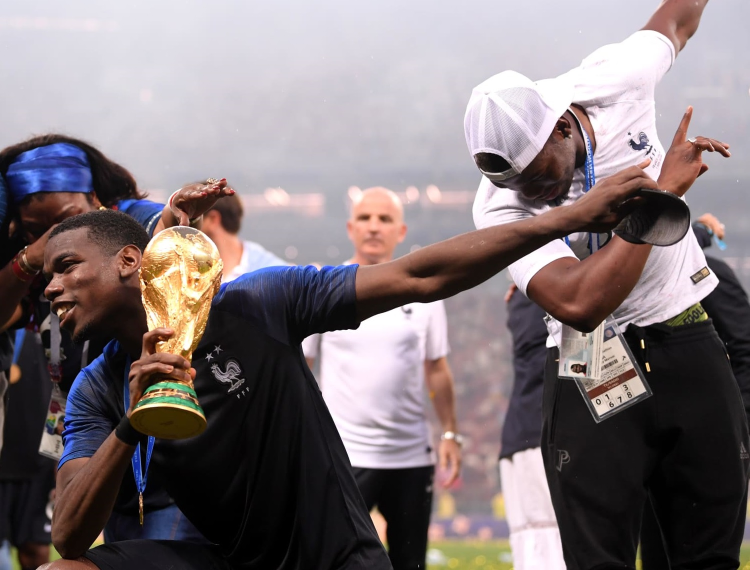
#> input picture lab 4/lab4_lav/mrtb.jpg, 1500 x 1140 px (shown at 1/2 size)
$ jupyter execute --allow-errors 'Lab 4 - Linear Regression and Clustering.ipynb'   (shell and % lines are left out)
#> lines starting #> are read from the running program, lines starting #| are printed output that depends on the picture
# Lab 4: Linear Regression and Clustering

## Jinhao Hu: (jhu41)

## Due: September 26, 2018 11:59 PM [Next Wednesday]

### Logistics

See the website.

### What You Will Need to Know For This Lab

* K-means clustering
* Vector Quantization
* Nearest Neighbors Classification
* Linear Regression

### Preamble (don't change this)

[cell 1]
%pylab inline
import numpy as np
from sklearn import neighbors
from numpy import genfromtxt
import scipy.spatial.distance as dist
import random
from sklearn.cluster import KMeans
from PIL import Image
from sklearn import linear_model
from sklearn.preprocessing import StandardScaler
from sklearn.model_selection import train_test_split

### Problem 1: Linear Regression (35 points)

In this problem, you will do model selection for linear regression using Ordinary Least Squares, Ridge Regression and the LASSO.

The dataset you will use has 8 features:

    lcavol - log cancer volume
    lcaweight - log prostate weight
    age
    lbph - log of amount of benign prostatic hyperplasia
    svi - seminal vesicle invasion
    lcp - log capsular penetration
    gleason - Gleason score
    pgg45 - percent of Gleason scores 4 or 5

and you will predict the level of a prostate-specific antigen. The data set was collected from a set of men about to receive a radical prostatectomy. More details are given in Section 3.2.1 in Elements of Statistical Learning 2e by Hastie et al.

#> (a cell that did not finish here is left out)

Since we centered the responses, we can begin with a benchmark model: Always predict the response as zero (mean response on the training data). Calculate the validation RSS for this model. **(5 points)**

If another model does worse than this, it is a sign that something is amiss.

Note: The RSS on a data set with $V$ samples is given by $\frac{1}{V} \lVert \mathbf{y} - \hat{\mathbf{y}} \rVert^2$ where $\mathbf{y}$ is a vector of the responses, and $\hat{\mathbf{y}}$ is the predicted responses on the data.

[cell 3]
features = np.array(["lcavol","lcaweight","age","lbph","svi","lcp","gleason","pgg45"])
print(features)

[cell 4]
# Put your code here
LR = linear_model.LinearRegression()
#> (the rest of this cell did not finish here and is left out)

[Insert Answer Here]
validation RSS for this model:  0.36371621543358174

First, you will try (Ordinary) Least Squares. Use `sklearn.linear_model.LinearRegression` with the default options. Calculate the validation RSS. <b>(5 points)</b>

Note: The .score() method returns an [$R^2$  value](https://en.wikipedia.org/wiki/Coefficient_of_determination), not the RSS, so you shouldn't use it anywhere in this problem.

#> (a cell that did not finish here is left out)

[Insert Answer Here] validation RSS for Ordinary model:  0.36230709903819763

Now, you will apply ridge regression with `sklearn.linear_model.Ridge`.

Sweep the regularization/tuning parameter $\alpha=0,\ldots,100$ with 1000 equally spaced values.

Make a plot of the RSS on the validation set versus $\alpha$. What is the minimizing $\alpha$, corresponding coefficients and validation error?

Larger values of $\alpha$ shrink the weights in the model more. $\alpha=0$ corresponds to the LS solution. <b>(10 points)</b>

[cell 6]
# Put your code here

RSS= np.zeros(1000)
a= np.linspace(0,100,num=1000)
counter=0
#> (the rest of this cell did not finish here and is left out)

[Insert Answer Here]
minimizing α:  12.312312312312313
corresponding coefficients:  123
validation error 0.3384853327816166

[cell 7]
alpha=a[np.argmin(RSS)]
LSR= linear_model.Ridge(alpha=alpha)
#> (the rest of this cell did not finish here and is left out)

Now, you will apply the LASSO with `sklearn.linear_model.Lasso`.

Sweep the tuning/regularization parameter $\alpha=0,\ldots,1$ with 1000 equally spaced values.

Make a plot of the RSS on the validation set versus $\alpha$. What is the minimizing $\alpha$, corresponding coefficients and validation error?

Larger values of $\alpha$ lead to sparser solutions (i.e. less features used in the model), with a sufficiently large value of $\alpha$ leading to a constant prediction. Small values of $\alpha$ are closer to the LS solution, with $\alpha=0$ being the LS solution. <b>(10 points)</b>

[cell 8]
# Put your code here
RSS= np.zeros(1000)
a= np.linspace(0,1,num=1000)
counter=0
#> (the rest of this cell did not finish here and is left out)

[cell 9]
alpha=a[np.argmin(RSS)]
LSR= linear_model.Lasso(alpha=alpha)
#> (the rest of this cell did not finish here and is left out)

[Insert Answer Here]

Which features were selected by Ridge Regression when minimizing the RSS on the validation set? Which features were selected by LASSO when minimizing the RSS on the validation set? Which model would you choose (and why)? <b>(5 points)</b>

[Insert Answer Here] The features selected by Ridge Regression are 'lcavol' 'lcaweight' 'age' 'lbph' 'svi' 'lcp' 'gleason' 'pgg45', and features selected by LASSO are 'lcavol' 'lcaweight' 'lbph' 'svi' 'pgg45'
I would choose LASSO, since it has the smallest validation error among all these models.

### Problem 2: Selecting the number of clusters (30 points)

Write a function which implements K-means clustering.

You will be given as input:
* A $(N,d)$ numpy.ndarray of unlabeled data (with each row as a feature vector), data
* A scalar $K$ which indicates the number of clusters
* A scalar representing the number of iterations, niter (this is your stopping criterion/criterion for convergence)

Your output will be a tuple consisting of a vector of length N containing which cluster ($0,\ldots,K-1$) a feature vector is in and a $(K,d)$ matrix with the rows containing the cluster centers.

Do not use scikit-learn or similar for implement K-means clustering. You may use `scipy.spatial.distance.cdist` to calculate distances. Initialize the centers randomly without replacement with points from the data set. `random.sample` may be useful for this. <b>(10 points)</b>

[cell 10]
def kMeans(data,K,niter):
    #Put your code here
    N=len(data)
    centers = np.array(random.sample(np.ndarray.tolist(data),K))
    #rcc = np.random.RandomState(2)
    #i = rcc.permutation(data.shape[0])[:K]
    #random_centers = data[i]
    labels = np.zeros(N)

    for rd in range(niter):
        distance=dist.cdist(data,centers)

        for i in range(N):
            labels[i]=np.argmin(distance[i,:])

        for j in range(K):
            centers[j,:] = data[labels==j,:].mean(axis=0)
    mytuple=(labels,centers)
    return mytuple

The K-means clustering problem tries to minimize the following quantity by selecting $\{z_i\}_{i=1}^N$ and $\{\mu_k\}_{k=1}^K$:
$$J_K(\{z_i\}_{i=1}^N ,\{\mu_k\}_{k=1}^K)=\sum_{i=1}^N \lVert \mathbf{x}_i - \mathbf{\mu}_{z_i} \rVert^2$$
where $\mathbf{\mu}_{z_i}$ is the center of the cluster to which $\mathbf{x}_i$ is assigned.

One visual heuristic to choose the number of clusters from the data (where the number of clusters is not known a priori) is to estimate the optimal value of $J_K(\{z_i\}_{i=1}^N ,\{\mu_k\}_{k=1}^K)$, $J^*(K)$ , for different values of $K$ and look for an "elbow" or "knee" in the curve of $J^*$ versus $K$ and choose that value of $K$.

In this part of the problem, you will run $K$-means 100 times for each $K=2,\ldots,10$ and calculate $J_K(\{z_i\}_{i=1}^N ,\{\mu_k\}_{k=1}^K)$ for the clustering given by $K$-means. Use the smallest value of $J_K(\{z_i\}_{i=1}^N ,\{\mu_k\}_{k=1}^K)$ in the runs of $K$-means for each value of $K$ to form an estimate of $J^*(K)$. Plot this estimate versus $K$. Which $K$ should you pick by this heuristic? Use niter=100 for each run of $K$-means.

For an attempt to formalize this heuristic, see Tibshirani, Robert, Guenther Walther, and Trevor Hastie. "Estimating the number of clusters in a data set via the gap statistic." Journal of the Royal Statistical Society: Series B (Statistical Methodology) 63.2 (2001): 411-423. Sometimes, an elbow does not exist in the curve or there are multiple elbows or the $K$ value of an elbow cannot be unambiguously identified. Further material can be found on <a href="http://en.wikipedia.org/wiki/Determining_the_number_of_clusters_in_a_data_set#The_Elbow_Method">Wikipedia</a> as well.

Note: Your code should be relatively quick -- a few minutes, at worst. <b>(10 points)</b>

#> (a cell that did not finish here is left out)

[cell 12]
# Put your code here
jk=[]
#> (the rest of this cell did not finish here and is left out)

[Insert Answer Here] I would pick K=4, because here is the elbow for the curve.

Using the value of $K$ you determined from the elbow, perform K-means clustering on the data.
Plot it as a scatter plot with the colors given by the labels. <b>(5 points)</b>

#> (a cell that did not finish here is left out)

Should you pick the $K$ such that $J^*(K)$ is minimized? Why or why not? <b>(5 points)</b>

[Insert Answer Here] No. When we try to minimize J∗(K), we have to increase K, and we may have split each data point into a cluster itself. We only need to find the elbow in the curve, which is already good enough for a kind of data.

### Problem 3: Vector Quantization (40 points)

In this problem, you will implement vector quantization. You will use `sklearn.cluster.KMeans` for the K-means implementation and use k-means++ as the initialization method. See Section 4.2.1 in the notes for details.

Write a function to generate a codebook for vector quantization. You will be given inputs:
* A $(N,M)$ numpy.ndarray representing a greyscale image, called image. (If we want to generate our codebook from multiple images, we can concatenate the images before running them through this function).
* A scalar $B$, for which you will use $B \times B$ blocks for vector quantization. You may assume $N$ and $M$ are divisible by $B$.
* A scalar $K$, which is the size of your codebook

You will return:
* The codebook as a $(K,B^2)$ numpy.ndarray.
<b>(10 points)</b>

[cell 14]
def trainVQ(image,B,K):
    #Put your code here
    N=len(image)
    M=len(image[0])
    row = np.split(image, N/B) #split in rows
    full =[]
    for i in row:# 2D array
        rowarray = (np.asarray(np.split(i, M/B, axis=1))) #split in columns
        for j in rowarray:
            full.append(j)
    newshape = []
    for i in range(int(M*N/(B**2))):
        newshape.append(full[i].reshape(B**2))

    codebook=KMeans(n_clusters=K,init="k-means++").fit(newshape).cluster_centers_
    return codebook

Write a function which compresses an image against a given codebook. You will be given inputs:
* A $(N,M)$ numpy.ndarray representing a greyscale image, called image. You may assume $N$ and $M$ are divisible by $B$.
* A $(K,B^2)$ codebook called codebook
* $B$

You will return:
* A $(N/B,M/B)$ numpy.ndarray consisting of the indices in the codebook used to approximate the image.

You can use the nearest neighbor classifier from scikit-learn if you want (though it is not necessary) to map blocks to their nearest codeword. <b>(10 points)</b>

[cell 15]
def compressImg(image, codebook,B):
    #Put your code here
    N=len(image)
    M=len(image[0])

    #    indices =np.zeros((1,int(M*N/(B**2))))
    indices =np.zeros((int(N/B),int(M/B)))

    row = np.split(image, N/B) #split in rows
    full =[]
    for i in row:# 2D array
        rowarray = (np.asarray(np.split(i, M/B, axis=1))) #split in columns
        for j in rowarray:
            full.append(j)

    for i in range(int(N/B)):
        for j in range(int(M/B)):
            choice = []
            for point in codebook:
                newindices=(np.linalg.norm(full[int(i*M/B+j)].reshape(B**2)-point))
                choice.append(newindices)
            indices[i][j]=(np.argmin(choice))
    #reshape(indices,(int(N/B),int(M/B)))
    return indices

Write a function to reconstruct an image from its codebook. You will be given inputs:
* A $(N/B,M/B)$ numpy.ndarray containing the indices of the codebook for each block called indices
* A codebook as a $(K,B^2)$ numpy.ndarray called codebook
* $B$

You will return a $(N,M)$ numpy.ndarray representing the image. <b>(10 points)</b>

[cell 16]
def decompressImg(indices, codebook,B):
    #Put your code here
    N=len(indices)
    M=len(indices[0])

    backimage = np.zeros((N*B, M*B))

    for i in range(N):
        for j in range(M):
            piece = codebook[int(indices[i][j])].reshape(B,B)
            for a in range(B):
                for b in range(B):
                    backimage[B*i+a,B*j+b]=piece[a,b]
    return backimage

Run your vector quantizer with $5 \times 5$ blocks on the provided image with codebook sizes $K=2,5,10,20,50,100,200$ (i.e. generate codebooks from this image of those sizes, compress the image using those codebooks and reconstruct the images). Display and comment on the reconstructed images (you may be quantitative (e.g. PSNR) or qualitative). Which code book would you pick? Why? Make sure to take into account the bits per pixel used by the compressor.

Note the number of bits per pixel can be approximated as $\frac{\log_2 K}{25}$ and the codebook takes approximately $200K$ bits (assuming each pixel is stored as 8 bits). Some good ideas on quantitative arguments for codebook size can be found in Gonzalez & Woods, Digital Image Processing 3e or Gersho & Gray, Signal Compression & Vector Quantization. It is not necessary to look at these references for quantitative arguments, though. <b>(10 points)</b>

The image used is under fair use from [FIFA](https://www.fifa.com/worldcup/news/france-revel-winning-second-world-title-2986453).

[cell 17]
# The provided image is stored in image
image = np.asarray(Image.open("mrtb.jpg").convert("L"))
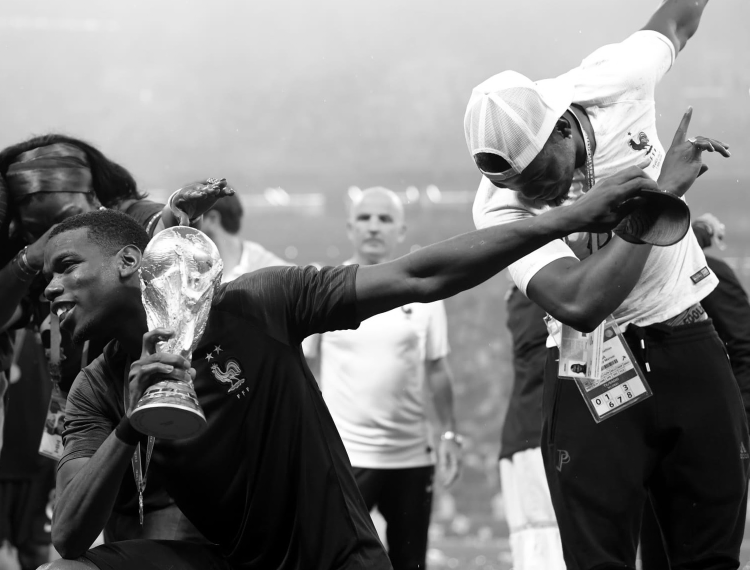
#> image: shape (1140, 1500) (shown at 1/2 size); min 0, max 255, mean 121.6
imshow(image, cmap = cm.Greys_r)
